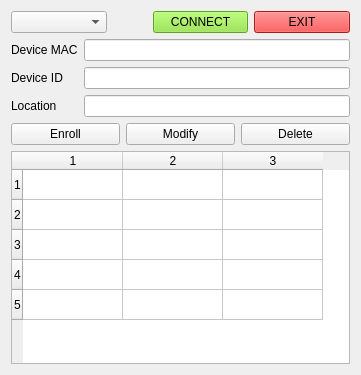
<?xml version="1.0" encoding="UTF-8"?>
<ui version="4.0">
 <class>Widget</class>
 <widget class="QWidget" name="Widget">
  <property name="geometry">
   <rect>
    <x>0</x>
    <y>0</y>
    <width>361</width>
    <height>375</height>
   </rect>
  </property>
  <property name="windowTitle">
   <string>Device Enrollment</string>
  </property>
  <layout class="QVBoxLayout" name="verticalLayout_4">
   <item>
    <layout class="QGridLayout" name="gridLayout">
     <item row="0" column="2">
      <widget class="QPushButton" name="pb_connect">
       <property name="palette">
        <palette>
         <active>
          <colorrole role="WindowText">
           <brush brushstyle="SolidPattern">
            <color alpha="255">
             <red>0</red>
             <green>0</green>
             <blue>0</blue>
            </color>
           </brush>
          </colorrole>
          <colorrole role="Button">
           <brush brushstyle="SolidPattern">
            <color alpha="255">
             <red>138</red>
             <green>226</green>
             <blue>52</blue>
            </color>
           </brush>
          </colorrole>
          <colorrole role="Light">
           <brush brushstyle="SolidPattern">
            <color alpha="255">
             <red>198</red>
             <green>255</green>
             <blue>143</blue>
            </color>
           </brush>
          </colorrole>
          <colorrole role="Midlight">
           <brush brushstyle="SolidPattern">
            <color alpha="255">
             <red>168</red>
             <green>240</green>
             <blue>97</blue>
            </color>
           </brush>
          </colorrole>
          <colorrole role="Dark">
           <brush brushstyle="SolidPattern">
            <color alpha="255">
             <red>69</red>
             <green>113</green>
             <blue>26</blue>
            </color>
           </brush>
          </colorrole>
          <colorrole role="Mid">
           <brush brushstyle="SolidPattern">
            <color alpha="255">
             <red>92</red>
             <green>151</green>
             <blue>34</blue>
            </color>
           </brush>
          </colorrole>
          <colorrole role="Text">
           <brush brushstyle="SolidPattern">
            <color alpha="255">
             <red>0</red>
             <green>0</green>
             <blue>0</blue>
            </color>
           </brush>
          </colorrole>
          <colorrole role="BrightText">
           <brush brushstyle="SolidPattern">
            <color alpha="255">
             <red>255</red>
             <green>255</green>
             <blue>255</blue>
            </color>
           </brush>
          </colorrole>
          <colorrole role="ButtonText">
           <brush brushstyle="SolidPattern">
            <color alpha="255">
             <red>0</red>
             <green>0</green>
             <blue>0</blue>
            </color>
           </brush>
          </colorrole>
          <colorrole role="Base">
           <brush brushstyle="SolidPattern">
            <color alpha="255">
             <red>255</red>
             <green>255</green>
             <blue>255</blue>
            </color>
           </brush>
          </colorrole>
          <colorrole role="Window">
           <brush brushstyle="SolidPattern">
            <color alpha="255">
             <red>138</red>
             <green>226</green>
             <blue>52</blue>
            </color>
           </brush>
          </colorrole>
          <colorrole role="Shadow">
           <brush brushstyle="SolidPattern">
            <color alpha="255">
             <red>0</red>
             <green>0</green>
             <blue>0</blue>
            </color>
           </brush>
          </colorrole>
          <colorrole role="AlternateBase">
           <brush brushstyle="SolidPattern">
            <color alpha="255">
             <red>196</red>
             <green>240</green>
             <blue>153</blue>
            </color>
           </brush>
          </colorrole>
          <colorrole role="ToolTipBase">
           <brush brushstyle="SolidPattern">
            <color alpha="255">
             <red>255</red>
             <green>255</green>
             <blue>220</blue>
            </color>
           </brush>
          </colorrole>
          <colorrole role="ToolTipText">
           <brush brushstyle="SolidPattern">
            <color alpha="255">
             <red>0</red>
             <green>0</green>
             <blue>0</blue>
            </color>
           </brush>
          </colorrole>
          <colorrole role="PlaceholderText">
           <brush brushstyle="SolidPattern">
            <color alpha="128">
             <red>0</red>
             <green>0</green>
             <blue>0</blue>
            </color>
           </brush>
          </colorrole>
         </active>
         <inactive>
          <colorrole role="WindowText">
           <brush brushstyle="SolidPattern">
            <color alpha="255">
             <red>0</red>
             <green>0</green>
             <blue>0</blue>
            </color>
           </brush>
          </colorrole>
          <colorrole role="Button">
           <brush brushstyle="SolidPattern">
            <color alpha="255">
             <red>138</red>
             <green>226</green>
             <blue>52</blue>
            </color>
           </brush>
          </colorrole>
          <colorrole role="Light">
           <brush brushstyle="SolidPattern">
            <color alpha="255">
             <red>198</red>
             <green>255</green>
             <blue>143</blue>
            </color>
           </brush>
          </colorrole>
          <colorrole role="Midlight">
           <brush brushstyle="SolidPattern">
            <color alpha="255">
             <red>168</red>
             <green>240</green>
             <blue>97</blue>
            </color>
           </brush>
          </colorrole>
          <colorrole role="Dark">
           <brush brushstyle="SolidPattern">
            <color alpha="255">
             <red>69</red>
             <green>113</green>
             <blue>26</blue>
            </color>
           </brush>
          </colorrole>
          <colorrole role="Mid">
           <brush brushstyle="SolidPattern">
            <color alpha="255">
             <red>92</red>
             <green>151</green>
             <blue>34</blue>
            </color>
           </brush>
          </colorrole>
          <colorrole role="Text">
           <brush brushstyle="SolidPattern">
            <color alpha="255">
             <red>0</red>
             <green>0</green>
             <blue>0</blue>
            </color>
           </brush>
          </colorrole>
          <colorrole role="BrightText">
           <brush brushstyle="SolidPattern">
            <color alpha="255">
             <red>255</red>
             <green>255</green>
             <blue>255</blue>
            </color>
           </brush>
          </colorrole>
          <colorrole role="ButtonText">
           <brush brushstyle="SolidPattern">
            <color alpha="255">
             <red>0</red>
             <green>0</green>
             <blue>0</blue>
            </color>
           </brush>
          </colorrole>
          <colorrole role="Base">
           <brush brushstyle="SolidPattern">
            <color alpha="255">
             <red>255</red>
             <green>255</green>
             <blue>255</blue>
            </color>
           </brush>
          </colorrole>
          <colorrole role="Window">
           <brush brushstyle="SolidPattern">
            <color alpha="255">
             <red>138</red>
             <green>226</green>
             <blue>52</blue>
            </color>
           </brush>
          </colorrole>
          <colorrole role="Shadow">
           <brush brushstyle="SolidPattern">
            <color alpha="255">
             <red>0</red>
             <green>0</green>
             <blue>0</blue>
            </color>
           </brush>
          </colorrole>
          <colorrole role="AlternateBase">
           <brush brushstyle="SolidPattern">
            <color alpha="255">
             <red>196</red>
             <green>240</green>
             <blue>153</blue>
            </color>
           </brush>
          </colorrole>
          <colorrole role="ToolTipBase">
           <brush brushstyle="SolidPattern">
            <color alpha="255">
             <red>255</red>
             <green>255</green>
             <blue>220</blue>
            </color>
           </brush>
          </colorrole>
          <colorrole role="ToolTipText">
           <brush brushstyle="SolidPattern">
            <color alpha="255">
             <red>0</red>
             <green>0</green>
             <blue>0</blue>
            </color>
           </brush>
          </colorrole>
          <colorrole role="PlaceholderText">
           <brush brushstyle="SolidPattern">
            <color alpha="128">
             <red>0</red>
             <green>0</green>
             <blue>0</blue>
            </color>
           </brush>
          </colorrole>
         </inactive>
         <disabled>
          <colorrole role="WindowText">
           <brush brushstyle="SolidPattern">
            <color alpha="255">
             <red>69</red>
             <green>113</green>
             <blue>26</blue>
            </color>
           </brush>
          </colorrole>
          <colorrole role="Button">
           <brush brushstyle="SolidPattern">
            <color alpha="255">
             <red>138</red>
             <green>226</green>
             <blue>52</blue>
            </color>
           </brush>
          </colorrole>
          <colorrole role="Light">
           <brush brushstyle="SolidPattern">
            <color alpha="255">
             <red>198</red>
             <green>255</green>
             <blue>143</blue>
            </color>
           </brush>
          </colorrole>
          <colorrole role="Midlight">
           <brush brushstyle="SolidPattern">
            <color alpha="255">
             <red>168</red>
             <green>240</green>
             <blue>97</blue>
            </color>
           </brush>
          </colorrole>
          <colorrole role="Dark">
           <brush brushstyle="SolidPattern">
            <color alpha="255">
             <red>69</red>
             <green>113</green>
             <blue>26</blue>
            </color>
           </brush>
          </colorrole>
          <colorrole role="Mid">
           <brush brushstyle="SolidPattern">
            <color alpha="255">
             <red>92</red>
             <green>151</green>
             <blue>34</blue>
            </color>
           </brush>
          </colorrole>
          <colorrole role="Text">
           <brush brushstyle="SolidPattern">
            <color alpha="255">
             <red>69</red>
             <green>113</green>
             <blue>26</blue>
            </color>
           </brush>
          </colorrole>
          <colorrole role="BrightText">
           <brush brushstyle="SolidPattern">
            <color alpha="255">
             <red>255</red>
             <green>255</green>
             <blue>255</blue>
            </color>
           </brush>
          </colorrole>
          <colorrole role="ButtonText">
           <brush brushstyle="SolidPattern">
            <color alpha="255">
             <red>69</red>
             <green>113</green>
             <blue>26</blue>
            </color>
           </brush>
          </colorrole>
          <colorrole role="Base">
           <brush brushstyle="SolidPattern">
            <color alpha="255">
             <red>138</red>
             <green>226</green>
             <blue>52</blue>
            </color>
           </brush>
          </colorrole>
          <colorrole role="Window">
           <brush brushstyle="SolidPattern">
            <color alpha="255">
             <red>138</red>
             <green>226</green>
             <blue>52</blue>
            </color>
           </brush>
          </colorrole>
          <colorrole role="Shadow">
           <brush brushstyle="SolidPattern">
            <color alpha="255">
             <red>0</red>
             <green>0</green>
             <blue>0</blue>
            </color>
           </brush>
          </colorrole>
          <colorrole role="AlternateBase">
           <brush brushstyle="SolidPattern">
            <color alpha="255">
             <red>138</red>
             <green>226</green>
             <blue>52</blue>
            </color>
           </brush>
          </colorrole>
          <colorrole role="ToolTipBase">
           <brush brushstyle="SolidPattern">
            <color alpha="255">
             <red>255</red>
             <green>255</green>
             <blue>220</blue>
            </color>
           </brush>
          </colorrole>
          <colorrole role="ToolTipText">
           <brush brushstyle="SolidPattern">
            <color alpha="255">
             <red>0</red>
             <green>0</green>
             <blue>0</blue>
            </color>
           </brush>
          </colorrole>
          <colorrole role="PlaceholderText">
           <brush brushstyle="SolidPattern">
            <color alpha="128">
             <red>0</red>
             <green>0</green>
             <blue>0</blue>
            </color>
           </brush>
          </colorrole>
         </disabled>
        </palette>
       </property>
       <property name="text">
        <string>CONNECT</string>
       </property>
      </widget>
     </item>
     <item row="0" column="0">
      <widget class="QComboBox" name="cb_device"/>
     </item>
     <item row="0" column="1">
      <spacer name="horizontalSpacer">
       <property name="orientation">
        <enum>Qt::Horizontal</enum>
       </property>
       <property name="sizeType">
        <enum>QSizePolicy::Minimum</enum>
       </property>
       <property name="sizeHint" stdset="0">
        <size>
         <width>40</width>
         <height>20</height>
        </size>
       </property>
      </spacer>
     </item>
     <item row="0" column="3">
      <widget class="QPushButton" name="pb_exit">
       <property name="palette">
        <palette>
         <active>
          <colorrole role="WindowText">
           <brush brushstyle="SolidPattern">
            <color alpha="255">
             <red>0</red>
             <green>0</green>
             <blue>0</blue>
            </color>
           </brush>
          </colorrole>
          <colorrole role="Button">
           <brush brushstyle="SolidPattern">
            <color alpha="255">
             <red>239</red>
             <green>41</green>
             <blue>41</blue>
            </color>
           </brush>
          </colorrole>
          <colorrole role="Light">
           <brush brushstyle="SolidPattern">
            <color alpha="255">
             <red>255</red>
             <green>147</green>
             <blue>147</blue>
            </color>
           </brush>
          </colorrole>
          <colorrole role="Midlight">
           <brush brushstyle="SolidPattern">
            <color alpha="255">
             <red>247</red>
             <green>94</green>
             <blue>94</blue>
            </color>
           </brush>
          </colorrole>
          <colorrole role="Dark">
           <brush brushstyle="SolidPattern">
            <color alpha="255">
             <red>119</red>
             <green>20</green>
             <blue>20</blue>
            </color>
           </brush>
          </colorrole>
          <colorrole role="Mid">
           <brush brushstyle="SolidPattern">
            <color alpha="255">
             <red>159</red>
             <green>27</green>
             <blue>27</blue>
            </color>
           </brush>
          </colorrole>
          <colorrole role="Text">
           <brush brushstyle="SolidPattern">
            <color alpha="255">
             <red>0</red>
             <green>0</green>
             <blue>0</blue>
            </color>
           </brush>
          </colorrole>
          <colorrole role="BrightText">
           <brush brushstyle="SolidPattern">
            <color alpha="255">
             <red>255</red>
             <green>255</green>
             <blue>255</blue>
            </color>
           </brush>
          </colorrole>
          <colorrole role="ButtonText">
           <brush brushstyle="SolidPattern">
            <color alpha="255">
             <red>0</red>
             <green>0</green>
             <blue>0</blue>
            </color>
           </brush>
          </colorrole>
          <colorrole role="Base">
           <brush brushstyle="SolidPattern">
            <color alpha="255">
             <red>255</red>
             <green>255</green>
             <blue>255</blue>
            </color>
           </brush>
          </colorrole>
          <colorrole role="Window">
           <brush brushstyle="SolidPattern">
            <color alpha="255">
             <red>239</red>
             <green>41</green>
             <blue>41</blue>
            </color>
           </brush>
          </colorrole>
          <colorrole role="Shadow">
           <brush brushstyle="SolidPattern">
            <color alpha="255">
             <red>0</red>
             <green>0</green>
             <blue>0</blue>
            </color>
           </brush>
          </colorrole>
          <colorrole role="AlternateBase">
           <brush brushstyle="SolidPattern">
            <color alpha="255">
             <red>247</red>
             <green>148</green>
             <blue>148</blue>
            </color>
           </brush>
          </colorrole>
          <colorrole role="ToolTipBase">
           <brush brushstyle="SolidPattern">
            <color alpha="255">
             <red>255</red>
             <green>255</green>
             <blue>220</blue>
            </color>
           </brush>
          </colorrole>
          <colorrole role="ToolTipText">
           <brush brushstyle="SolidPattern">
            <color alpha="255">
             <red>0</red>
             <green>0</green>
             <blue>0</blue>
            </color>
           </brush>
          </colorrole>
          <colorrole role="PlaceholderText">
           <brush brushstyle="SolidPattern">
            <color alpha="128">
             <red>0</red>
             <green>0</green>
             <blue>0</blue>
            </color>
           </brush>
          </colorrole>
         </active>
         <inactive>
          <colorrole role="WindowText">
           <brush brushstyle="SolidPattern">
            <color alpha="255">
             <red>0</red>
             <green>0</green>
             <blue>0</blue>
            </color>
           </brush>
          </colorrole>
          <colorrole role="Button">
           <brush brushstyle="SolidPattern">
            <color alpha="255">
             <red>239</red>
             <green>41</green>
             <blue>41</blue>
            </color>
           </brush>
          </colorrole>
          <colorrole role="Light">
           <brush brushstyle="SolidPattern">
            <color alpha="255">
             <red>255</red>
             <green>147</green>
             <blue>147</blue>
            </color>
           </brush>
          </colorrole>
          <colorrole role="Midlight">
           <brush brushstyle="SolidPattern">
            <color alpha="255">
             <red>247</red>
             <green>94</green>
             <blue>94</blue>
            </color>
           </brush>
          </colorrole>
          <colorrole role="Dark">
           <brush brushstyle="SolidPattern">
            <color alpha="255">
             <red>119</red>
             <green>20</green>
             <blue>20</blue>
            </color>
           </brush>
          </colorrole>
          <colorrole role="Mid">
           <brush brushstyle="SolidPattern">
            <color alpha="255">
             <red>159</red>
             <green>27</green>
             <blue>27</blue>
            </color>
           </brush>
          </colorrole>
          <colorrole role="Text">
           <brush brushstyle="SolidPattern">
            <color alpha="255">
             <red>0</red>
             <green>0</green>
             <blue>0</blue>
            </color>
           </brush>
          </colorrole>
          <colorrole role="BrightText">
           <brush brushstyle="SolidPattern">
            <color alpha="255">
             <red>255</red>
             <green>255</green>
             <blue>255</blue>
            </color>
           </brush>
          </colorrole>
          <colorrole role="ButtonText">
           <brush brushstyle="SolidPattern">
            <color alpha="255">
             <red>0</red>
             <green>0</green>
             <blue>0</blue>
            </color>
           </brush>
          </colorrole>
          <colorrole role="Base">
           <brush brushstyle="SolidPattern">
            <color alpha="255">
             <red>255</red>
             <green>255</green>
             <blue>255</blue>
            </color>
           </brush>
          </colorrole>
          <colorrole role="Window">
           <brush brushstyle="SolidPattern">
            <color alpha="255">
             <red>239</red>
             <green>41</green>
             <blue>41</blue>
            </color>
           </brush>
          </colorrole>
          <colorrole role="Shadow">
           <brush brushstyle="SolidPattern">
            <color alpha="255">
             <red>0</red>
             <green>0</green>
             <blue>0</blue>
            </color>
           </brush>
          </colorrole>
          <colorrole role="AlternateBase">
           <brush brushstyle="SolidPattern">
            <color alpha="255">
             <red>247</red>
             <green>148</green>
             <blue>148</blue>
            </color>
           </brush>
          </colorrole>
          <colorrole role="ToolTipBase">
           <brush brushstyle="SolidPattern">
            <color alpha="255">
             <red>255</red>
             <green>255</green>
             <blue>220</blue>
            </color>
           </brush>
          </colorrole>
          <colorrole role="ToolTipText">
           <brush brushstyle="SolidPattern">
            <color alpha="255">
             <red>0</red>
             <green>0</green>
             <blue>0</blue>
            </color>
           </brush>
          </colorrole>
          <colorrole role="PlaceholderText">
           <brush brushstyle="SolidPattern">
            <color alpha="128">
             <red>0</red>
             <green>0</green>
             <blue>0</blue>
            </color>
           </brush>
          </colorrole>
         </inactive>
         <disabled>
          <colorrole role="WindowText">
           <brush brushstyle="SolidPattern">
            <color alpha="255">
             <red>119</red>
             <green>20</green>
             <blue>20</blue>
            </color>
           </brush>
          </colorrole>
          <colorrole role="Button">
           <brush brushstyle="SolidPattern">
            <color alpha="255">
             <red>239</red>
             <green>41</green>
             <blue>41</blue>
            </color>
           </brush>
          </colorrole>
          <colorrole role="Light">
           <brush brushstyle="SolidPattern">
            <color alpha="255">
             <red>255</red>
             <green>147</green>
             <blue>147</blue>
            </color>
           </brush>
          </colorrole>
          <colorrole role="Midlight">
           <brush brushstyle="SolidPattern">
            <color alpha="255">
             <red>247</red>
             <green>94</green>
             <blue>94</blue>
            </color>
           </brush>
          </colorrole>
          <colorrole role="Dark">
           <brush brushstyle="SolidPattern">
            <color alpha="255">
             <red>119</red>
             <green>20</green>
             <blue>20</blue>
            </color>
           </brush>
          </colorrole>
          <colorrole role="Mid">
           <brush brushstyle="SolidPattern">
            <color alpha="255">
             <red>159</red>
             <green>27</green>
             <blue>27</blue>
            </color>
           </brush>
          </colorrole>
          <colorrole role="Text">
           <brush brushstyle="SolidPattern">
            <color alpha="255">
             <red>119</red>
             <green>20</green>
             <blue>20</blue>
            </color>
           </brush>
          </colorrole>
          <colorrole role="BrightText">
           <brush brushstyle="SolidPattern">
            <color alpha="255">
             <red>255</red>
             <green>255</green>
             <blue>255</blue>
            </color>
           </brush>
          </colorrole>
          <colorrole role="ButtonText">
           <brush brushstyle="SolidPattern">
            <color alpha="255">
             <red>119</red>
             <green>20</green>
             <blue>20</blue>
            </color>
           </brush>
          </colorrole>
          <colorrole role="Base">
           <brush brushstyle="SolidPattern">
            <color alpha="255">
             <red>239</red>
             <green>41</green>
             <blue>41</blue>
            </color>
           </brush>
          </colorrole>
          <colorrole role="Window">
           <brush brushstyle="SolidPattern">
            <color alpha="255">
             <red>239</red>
             <green>41</green>
             <blue>41</blue>
            </color>
           </brush>
          </colorrole>
          <colorrole role="Shadow">
           <brush brushstyle="SolidPattern">
            <color alpha="255">
             <red>0</red>
             <green>0</green>
             <blue>0</blue>
            </color>
           </brush>
          </colorrole>
          <colorrole role="AlternateBase">
           <brush brushstyle="SolidPattern">
            <color alpha="255">
             <red>239</red>
             <green>41</green>
             <blue>41</blue>
            </color>
           </brush>
          </colorrole>
          <colorrole role="ToolTipBase">
           <brush brushstyle="SolidPattern">
            <color alpha="255">
             <red>255</red>
             <green>255</green>
             <blue>220</blue>
            </color>
           </brush>
          </colorrole>
          <colorrole role="ToolTipText">
           <brush brushstyle="SolidPattern">
            <color alpha="255">
             <red>0</red>
             <green>0</green>
             <blue>0</blue>
            </color>
           </brush>
          </colorrole>
          <colorrole role="PlaceholderText">
           <brush brushstyle="SolidPattern">
            <color alpha="128">
             <red>0</red>
             <green>0</green>
             <blue>0</blue>
            </color>
           </brush>
          </colorrole>
         </disabled>
        </palette>
       </property>
       <property name="text">
        <string>EXIT</string>
       </property>
      </widget>
     </item>
    </layout>
   </item>
   <item>
    <layout class="QVBoxLayout" name="verticalLayout_3">
     <item>
      <layout class="QHBoxLayout" name="horizontalLayout">
       <item>
        <layout class="QVBoxLayout" name="verticalLayout">
         <item>
          <widget class="QLabel" name="lb_mac">
           <property name="text">
            <string>Device MAC</string>
           </property>
          </widget>
         </item>
         <item>
          <widget class="QLabel" name="lb_id">
           <property name="text">
            <string>Device ID</string>
           </property>
          </widget>
         </item>
         <item>
          <widget class="QLabel" name="lb_loc">
           <property name="text">
            <string>Location</string>
           </property>
          </widget>
         </item>
        </layout>
       </item>
       <item>
        <layout class="QVBoxLayout" name="verticalLayout_2">
         <item>
          <widget class="QLineEdit" name="le_mac"/>
         </item>
         <item>
          <widget class="QLineEdit" name="le_id"/>
         </item>
         <item>
          <widget class="QLineEdit" name="le_loc"/>
         </item>
        </layout>
       </item>
      </layout>
     </item>
     <item>
      <layout class="QHBoxLayout" name="horizontalLayout_2">
       <item>
        <widget class="QPushButton" name="pb_enr">
         <property name="text">
          <string>Enroll</string>
         </property>
        </widget>
       </item>
       <item>
        <widget class="QPushButton" name="pb_mod">
         <property name="text">
          <string>Modify</string>
         </property>
        </widget>
       </item>
       <item>
        <widget class="QPushButton" name="pb_del">
         <property name="text">
          <string>Delete</string>
         </property>
        </widget>
       </item>
      </layout>
     </item>
    </layout>
   </item>
   <item>
    <widget class="QTableWidget" name="table_list">
     <property name="rowCount">
      <number>5</number>
     </property>
     <property name="columnCount">
      <number>3</number>
     </property>
     <row/>
     <row/>
     <row/>
     <row/>
     <row/>
     <column/>
     <column/>
     <column/>
    </widget>
   </item>
  </layout>
 </widget>
 <resources/>
 <connections/>
</ui>
